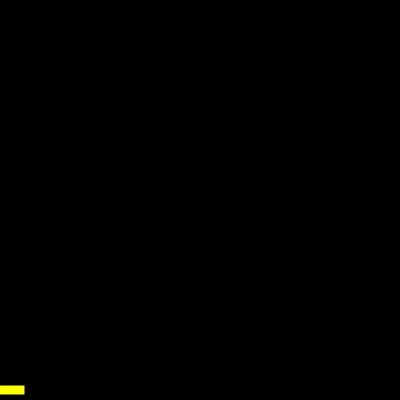
Frame 1 (no input)
Frame 60 (no input): identical to frame 1, image omitted
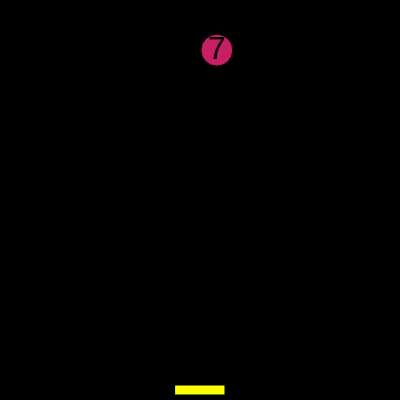
Frame 120 (the mouse pressed at the canvas centre since frame 60)

The p5.js sketch that drew these frames (run headless with seeded random() and noise() and a simulated clock; from frame 60 on, the mouse is pressed at the canvas centre):

// p5.js sketch
// ── sketch.js
let pies = [];
let plate;
let digitsDiv;
let digits = "3.";
const maxPies = 10; // Maximum number of pies allowed at a time

function setup() {
  createCanvas(400, 400);
  plate = new Plate(width / 2, 50);
  digitsDiv = createP(digits);
  digitsDiv.style("font-size", "64pt");
}

function draw() {
  background(0);

  // Add a new pie only if there are fewer than 10 pies
  if (random(1) < 0.02 && pies.length < maxPies) { 
    pies.push(new Pie(random(width), random(-100, 100)));
  }

  for (let pie of pies) {
    pie.show();
    pie.update();
  }

  //collisions or pies falling off the screen
  for (let i = pies.length - 1; i >= 0; i--) {
    if (plate.catches(pies[i])) {
      pies.splice(i, 1);
      digits += pies[i].digit;
      digitsDiv.html(digits);
    } else if (pies[i].y > height + pies[i].r) {
      pies.splice(i, 1);
    }
  }

 
  plate.x = mouseX;
  plate.show();
}
// ── pie.js
class Pie{
    constructor(x,y)
    {
        this.x = x;
        this.y = y;
        this.r = 32;
        this.digit =floor(random(10));
    }

    show()
    {
       
        fill(200,30,100);
        circle(this.x, this.y , this.r);
        fill(0);
        textSize(32);
        textAlign(CENTER,CENTER);
        text(this.digit,this.x, this.y);
       
        
        
    }

    update()
    {
        //increasing val of y by 1 everytime i update
        this.y = this.y + 6;
    }
}
// ── plate.js
class Plate 
{
    constructor(x,w)
    {
        this.x = x;
        this.w = w;
        this.h = 10;
        this.y = height- this.h;
    }

    catches(pie)
    {
        // return (pie.y >= this.y);
        // if (pie.y>= this.y && pie.x > this.x - w/2 && pie.x < this.x + w/2)
        if (pie.y + pie.r >= this.y && pie.x > this.x-this.w/2 && pie.x < this.x + this.w/2) {
            
return true;
        }
        else{
            return false; 
        }
    }


    show()
    {
        fill(255,255,3);
        rectMode(CENTER);
        rect(this.x,this.y,this.w,this.h);
    }

   
}
